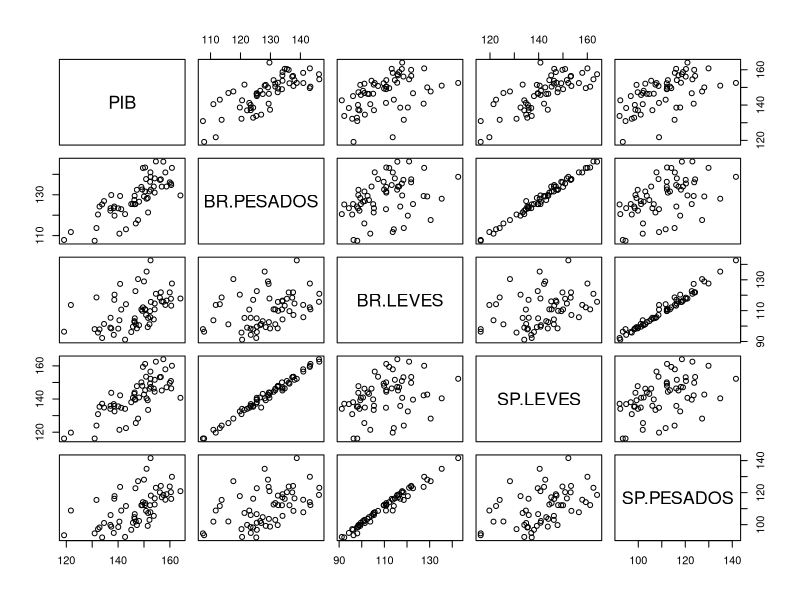
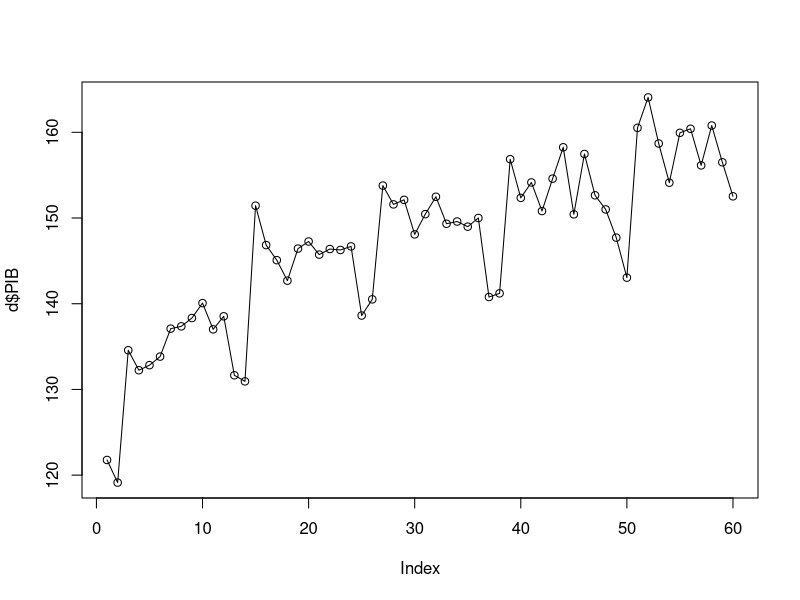

Write the R code that produced these figures, in order.
## ---- chunk 1
d<-read.csv("dsPIB.csv")
head(d)
## ---- chunk 2
pairs(~ PIB + BR.PESADOS + BR.LEVES + SP.LEVES + SP.PESADOS, data = d)
plot(d$PIB)
lines(d$PIB)
## ---- chunk 3
summary(lm(PIB~BR.PESADOS, data=d))
## ---- chunk 4
summary(lm(PIB~BR.LEVES, data=d))
## ---- chunk 5
summary(lm(PIB~BR.LEVES + D1, data=d))
## ---- chunk 6
d2 <- cbind(d[5:60,]$PIB,
             d[4:59,]$PIB) 
colnames(d2)<-c("PIB", "PIB-1")
d2<-as.data.frame(d2)
summary(lm(PIB~., data=d2))
## ---- chunk 7
d2 <- cbind(d[5:60,]$PIB,
             d[4:59,]$PIB,
             d[3:58,]$PIB) 
colnames(d2)<-c("PIB", "PIB-1", "PIB-2")
d2<-as.data.frame(d2)
summary(lm(PIB~., data=d2))
## ---- chunk 8
d2 <- cbind(d[5:60,]$PIB,
             d[4:59,]$PIB,
             d[3:58,]$PIB,
             d[2:57,]$PIB) 
colnames(d2)<-c("PIB", "PIB-1", "PIB-2","PIB-3")
d2<-as.data.frame(d2)
summary(lm(PIB~., data=d2))
## ---- chunk 9
d2 <- cbind(d[5:60,]$PIB,
             d[4:59,]$PIB,
             d[3:58,]$PIB,
             d[2:57,]$PIB,
             d[1:56,]$PIB) 
colnames(d2)<-c("PIB", "PIB-1", "PIB-2", "PIB-3", "PIB-4")
d2<-as.data.frame(d2)
summary(lm(PIB~., data=d2))
## ---- chunk 10
d2 <- cbind(d[13:60,]$PIB,
             d[12:59,]$PIB,
             d[1:48,]$PIB) 
colnames(d2)<-c("PIB", "PIB-1", "PIB-12")
d2<-as.data.frame(d2)
summary(lm(PIB~., data=d2))
